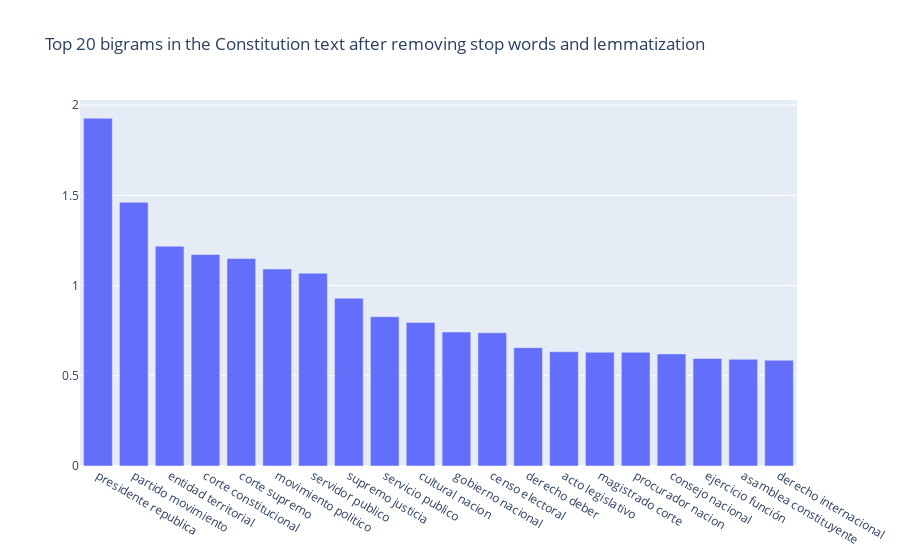

The notebook cell saved with this chart:
### Markdown cell above
#### Bigrams

### Code cell
def get_top_n_bigram(corpus, n=None):
    tfidf = TfidfVectorizer(ngram_range=(2, 2),max_df=0.8 ,min_df=0.2).fit(corpus)
    bag_of_words = tfidf.transform(corpus)
    sum_words = bag_of_words.sum(axis=0) 
    words_freq = [(word, sum_words[0, idx]) for word, idx in tfidf.vocabulary_.items()]
    words_freq =sorted(words_freq, key = lambda x: x[1], reverse=True)
    return words_freq[:n]
common_words = get_top_n_bigram(df_grouped['lemmatized'], 20)
df3 = pd.DataFrame(common_words, columns = ['bigram' , 'count'])

fig = go.Figure([go.Bar(x=df3['bigram'], y=df3['count'])])
fig.update_layout(title=go.layout.Title(text="Top 20 bigrams in the Constitution text after removing stop words and lemmatization"))
fig.show('iframe_connected')

### Figure 1 — Plotly figure (JSON) as saved in the notebook; plotly's stock layout.template omitted (floating-point values rounded to 4 significant figures)
{"data": [{"type": "bar", "x": ["presidente republica", "partido movimiento", "entidad territorial", "corte constitucional", "corte supremo", "movimiento politico", "servidor publico", "supremo justicia", "servicio publico", "cultural nacion", "gobierno nacional", "censo electoral", "derecho deber", "acto legislativo", "magistrado corte", "procurador nacion", "consejo nacional", "ejercicio función", "asamblea constituyente", "derecho internacional"], "y": [1.927, 1.461, 1.218, 1.172, 1.15, 1.092, 1.068, 0.9302, 0.8275, 0.7959, 0.7424, 0.7382, 0.656, 0.6332, 0.6302, 0.6298, 0.6213, 0.5961, 0.5913, 0.5863]}], "layout": {"title": {"text": "Top 20 bigrams in the Constitution text after removing stop words and lemmatization"}}}
